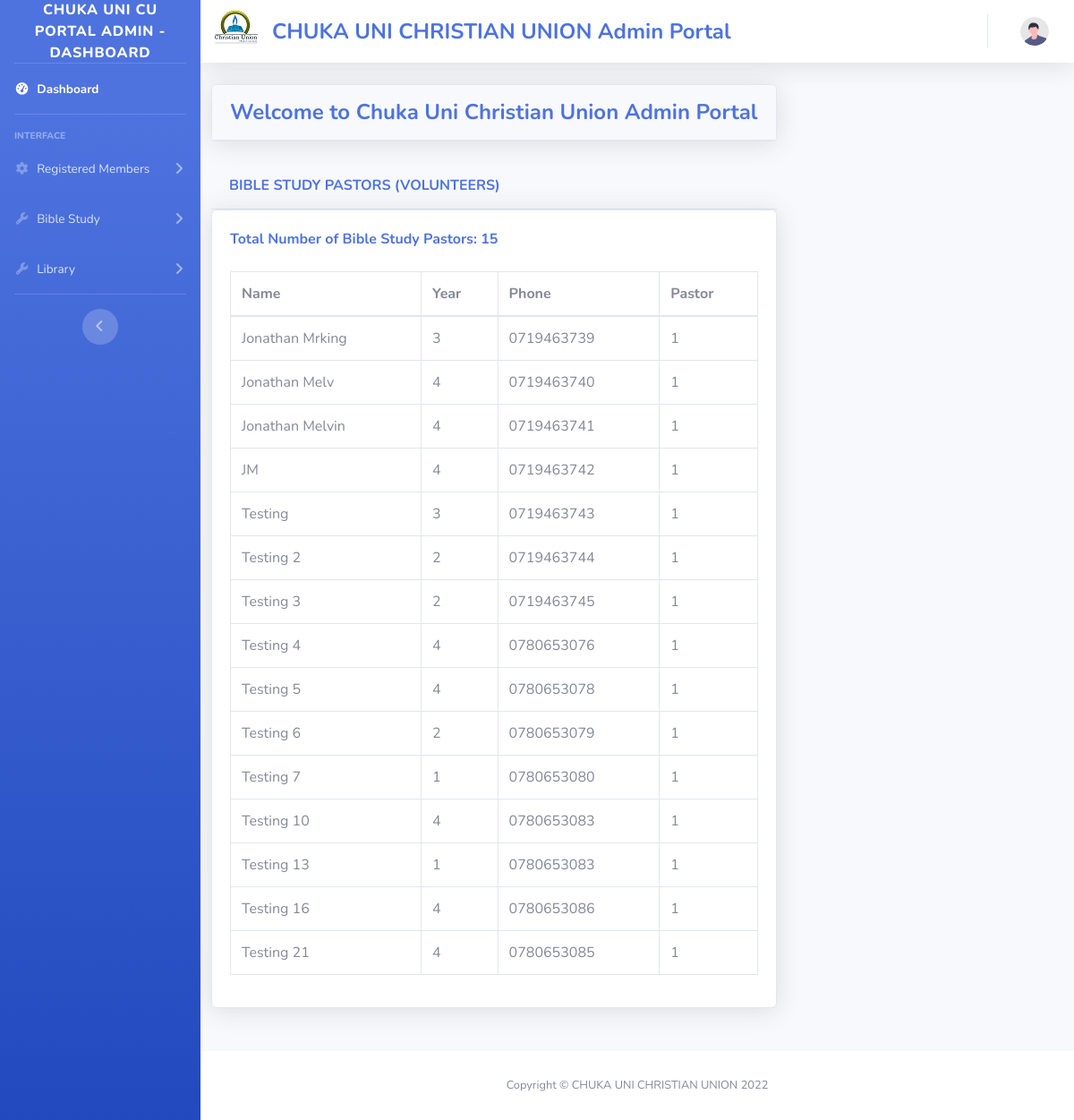
The app's page /admin/bs_pastors.php with its own data.
### tables this page shows
CREATE TABLE `bsregistration` (
  `id` int(11) NOT NULL,
  `uname` varchar(30) NOT NULL,
  `phone` varchar(30) NOT NULL,
  `yos` int(11) NOT NULL,
  `pastor` varchar(10) NOT NULL
);

### admin/bs_pastors.php (the view, shortened to what this page needs)
<?php
include('header.php');
?>
 <div class="card-header py-3">
    <h6 class="m-0 font-weight-bold text-primary">BIBLE STUDY PASTORS (VOLUNTEERS) </h6>
  </div>
<div class='card shadow mb-4'>
  <div class="card-body">
  <p class="m-0 font-weight-bold text-primary">Total Number of Bible Study Pastors:
      <?php
          $connection = mysqli_connect(DB_HOST, DB_USER, DB_PASS, DB_NAME);
          $query = 'SELECT * FROM bsregistration WHERE pastor=1';
          $query_run = mysqli_query($connection,$query);
          $count = mysqli_num_rows($query_run);
          echo $count;
      ?>
      <br/><br/>
  </p>
    <div class="table-responsive">
      <table class="table table-bordered" id="dataTable" width="100%" cellspacing="0">
        <thead>
          <tr>
            <th>Name</th>
            <th>Year</th>
            <th>Phone </th>
            <th>Pastor </th>
          </tr>
        </thead>
        <tbody>
          <?php
            if ($count > 0) {
              while($row=mysqli_fetch_assoc($query_run))
              {
                 ?>
                <tr>
                <td><?php  echo $row['uname'];   ?></td>
                <td><?php  echo $row['yos'];   ?></td>
                <td><?php  echo $row['phone'];   ?></td>
                <td><?php  echo $row['pastor'];   ?></td>
              </tr>
                <?php
              }
            }
            else {
              echo "No record found";
            }
          ?>
        </tbody>
      </table>
    </div>
  </div>
</div>
<?php
include('footer.php');
?>

### records on screen
bsregistration: uname "Jonathan Mrking", yos "3", phone "0719463739", pastor "1"
bsregistration: uname "Jonathan Melv", yos "4", phone "0719463740", pastor "1"
bsregistration: uname "Jonathan Melvin", yos "4", phone "0719463741", pastor "1"
bsregistration: uname "JM", yos "4", phone "0719463742", pastor "1"
bsregistration: uname "Testing", yos "3", phone "0719463743", pastor "1"
bsregistration: uname "Testing 2", yos "2", phone "0719463744", pastor "1"
bsregistration: uname "Testing 3", yos "2", phone "0719463745", pastor "1"
bsregistration: uname "Testing 4", yos "4", phone "0780653076", pastor "1"
bsregistration: uname "Testing 5", yos "4", phone "0780653078", pastor "1"
bsregistration: uname "Testing 6", yos "2", phone "0780653079", pastor "1"
bsregistration: uname "Testing 7", yos "1", phone "0780653080", pastor "1"
bsregistration: uname "Testing 10", yos "4", phone "0780653083", pastor "1"
bsregistration: uname "Testing 13", yos "1", phone "0780653083", pastor "1"
bsregistration: uname "Testing 16", yos "4", phone "0780653086", pastor "1"
bsregistration: uname "Testing 21", yos "4", phone "0780653085", pastor "1"

### other values on screen
$count "15"
